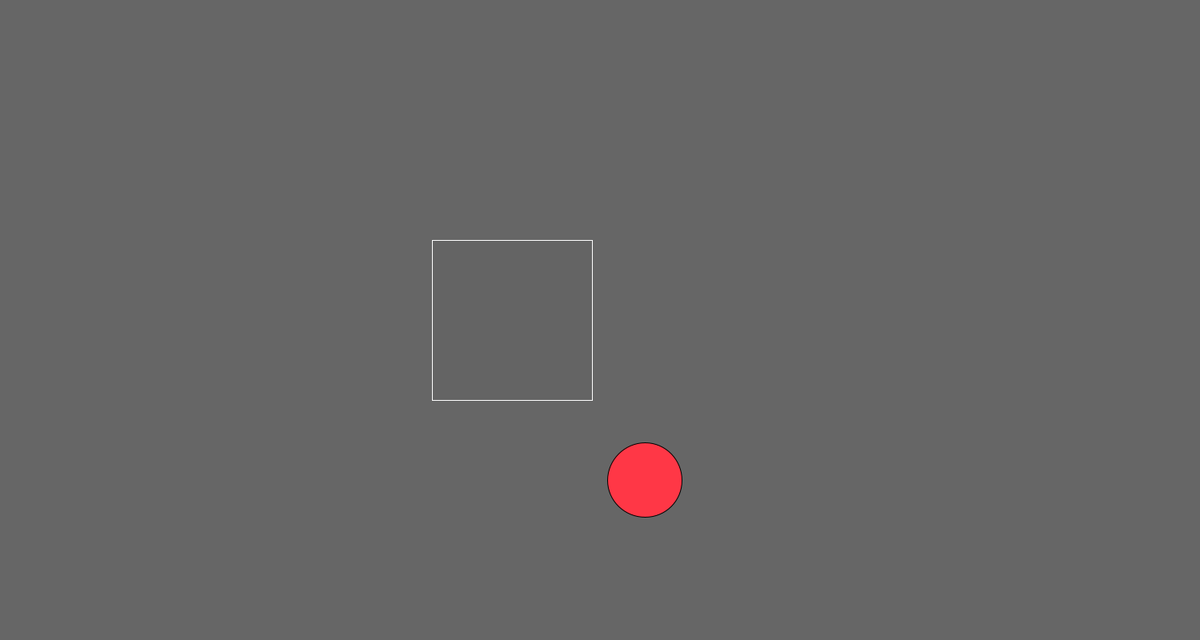
Frame 1 (no input)
Frame 60 (the mouse pressed at the canvas centre just before this capture): identical to frame 1, image omitted
Frame 120 (the mouse held since frame 60 and released just before this capture): identical to frame 1, image omitted

The Processing sketch that drew this single still picture (run headless with seeded random() and noise(); from frame 60 on, the mouse is pressed at the canvas centre):

// Processing sketch: Buttons
// ── Buttons.pde
int rectX, rectY;      // Position of square button
int circleX, circleY;  // Position of circle button
int rectSize = 200;     // Diameter of rect
int circleSize = 93;   // Diameter of circle
color rectColor, circleColor, baseColor;
color rectHighlight, circleHighlight;
color currentColor;
boolean rectOver = false;
boolean circleOver = false;


void setup(){
   size(1500, 800);
   rectColor = color(100);
  rectHighlight = color(51);
  circleColor = color(255,55,70);
  circleHighlight = color(204);
  baseColor = color(102);
  currentColor = baseColor;
  circleX = width/2+circleSize/2+10;
  circleY = height/2 + 200;
  rectX = width/2-rectSize-10;
  rectY = height/2-rectSize/2;
  ellipseMode(CENTER);
};

void draw(){
   update(mouseX, mouseY);
  background(currentColor);
  
  if (rectOver) {
    fill(rectHighlight);
  } else {
    fill(rectColor);
  }
  stroke(255);
  rect(rectX, rectY, rectSize, rectSize);
  
  if (circleOver) {
    fill(circleHighlight);
  } else {
    fill(circleColor);
  }
  stroke(0);
  ellipse(circleX, circleY, circleSize, circleSize);
};

void update(int x, int y) {
  if ( overCircle(circleX, circleY, circleSize) ) {
    circleOver = true;
    rectOver = false;
  } else if ( overRect(rectX, rectY, rectSize, rectSize) ) {
    rectOver = true;
    circleOver = false;
  } else {
    circleOver = rectOver = false;
  }
}

void mousePressed() {
  if (circleOver) {
    currentColor = circleColor;
  }
  if (rectOver) {
    currentColor = rectColor;
  }
}

boolean overRect(int x, int y, int width, int height)  {
  if (mouseX >= x && mouseX <= x+width && 
      mouseY >= y && mouseY <= y+height) {
    return true;
  } else {
    return false;
  }
}

boolean overCircle(int x, int y, int diameter) {
  float disX = x - mouseX;
  float disY = y - mouseY;
  if (sqrt(sq(disX) + sq(disY)) < diameter/2 ) {
    return true;
  } else {
    return false;
  }
}
